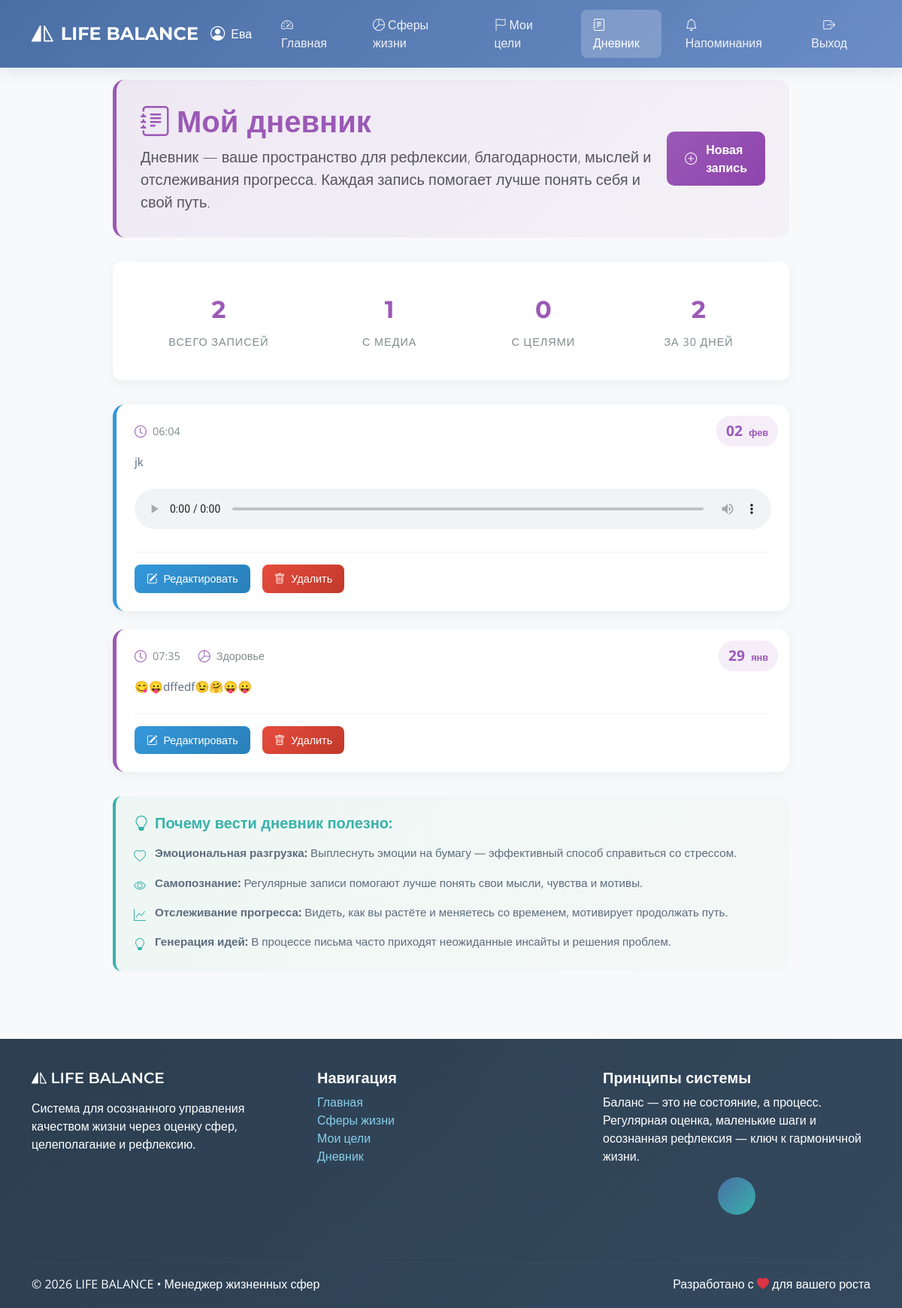
Page /diary/ (signed in) on the committed database.
### lifemanager/models.py (models this page shows, shortened)
class User(AbstractBaseUser):
    id = models.UUIDField(primary_key=True, default=uuid.uuid4, editable=False)
    name = models.CharField(max_length=100, null=False, blank=False)
    email = models.EmailField(max_length=255, unique=True, null=False, blank=False)
    created_at = models.DateTimeField(auto_now_add=True)
    is_active = models.BooleanField(default=True)
    is_admin = models.BooleanField(default=False)
    objects = UserManager()
    USERNAME_FIELD = 'email'
    REQUIRED_FIELDS = ['name']

class DiaryEntry(models.Model):
    id = models.UUIDField(primary_key=True, default=uuid.uuid4, editable=False)
    text = models.TextField(null=False, blank=False)
    created_at = models.DateTimeField(auto_now_add=True)
    user = models.ForeignKey(User, on_delete=models.CASCADE)
    sphere = models.ForeignKey(LifeSphere, on_delete=models.SET_NULL, null=True, blank=True)
    goal = models.ForeignKey(Goal, on_delete=models.SET_NULL, null=True, blank=True)
    media_file = models.FileField(upload_to='diary_media/', null=True, blank=True)
    emoji = models.CharField(
        max_length=10,
        blank=True,
        default='',
        verbose_name="Смайлик"
    )
    class Meta:
        verbose_name = "Запись в дневнике"
        verbose_name_plural = "Записи в дневнике"

class LifeSphere(models.Model):
    id = models.UUIDField(primary_key=True, default=uuid.uuid4, editable=False)
    title = models.CharField(max_length=50, unique=True, null=False, blank=False)
    description = models.TextField(null=True, blank=True)

### lifemanager/views.py (the view)
# urls.py: path('diary/', views.diary_list, name='diary_list'),
@login_required
def diary_list(request):
    entries = DiaryEntry.objects.filter(user=request.user) \
        .select_related('sphere', 'goal') \
        .order_by('-created_at')
    total_count = entries.count()
    with_media_count = entries.exclude(media_file='').count()
    with_goal_count = entries.exclude(goal=None).count()
    thirty_days_ago = timezone.now() - timedelta(days=30)
    last_30_days = entries.filter(created_at__gte=thirty_days_ago).count()
    return render(request, 'diary/diary_list.html', {
        'entries': entries,
        'total_count': total_count,
        'with_media_count': with_media_count,
        'with_goal_count': with_goal_count,
        'last_30_days': last_30_days,
    })

### lifemanager/context_processors.py (called while the page is built)
def reminders(request):
    if request.user.is_authenticated:
        reminders_list = []
        for r in Reminder.objects.filter(user=request.user, is_enabled=True):
            reminder_dict = {
                'id': str(r.id),
                'type': r.type,
                'time': r.time.strftime('%H:%M') if r.time else '',
                'goal': None,
                'sphere': None,
            }
            if r.goal:
                reminder_dict['goal'] = {
                    'id': str(r.goal.id),
                    'title': r.goal.title
                }
            if r.sphere:
                reminder_dict['sphere'] = {
                    'id': str(r.sphere.id),
                    'title': r.sphere.title
                }
            reminders_list.append(reminder_dict)
        return {'active_reminders': reminders_list}
    return {'active_reminders': []}

### lifemanager/templatetags/json_extras.py (called while the page is built)
@register.filter(name='safe_json')
def safe_json(value):
    if value is None:
        return 'null'
    return mark_safe(json.dumps(value, cls=CustomJSONEncoder))

### lifemanager/templates/diary/diary_list.html (shortened to what this page needs)
{% extends 'base.html' %}
{% block content %}
<div class="diary-container fade-in">
    <div class="diary-header">
        <div class="d-flex justify-content-between align-items-center">
            <div>
                <h1 class="display-6 fw-bold mb-2" style="color: #9b59b6;">
                    <i class="bi bi-journal-text me-2"></i>Мой дневник
                </h1>
                <p class="lead mb-0 text-muted">
                    Дневник — ваше пространство для рефлексии, благодарности, мыслей и отслеживания прогресса.
                    Каждая запись помогает лучше понять себя и свой путь.
                </p>
            </div>
            <a href="{% url 'create_diary_entry' %}" class="btn-create-entry">
                <i class="bi bi-plus-circle me-1"></i> Новая запись
            </a>
        </div>
    </div>
    <div class="diary-stats">
        <div class="stat-item">
            <div class="stat-value">{{ entries|length }}</div>
            <div class="stat-label">Всего записей</div>
        </div>
        <div class="stat-item">
            <div class="stat-value">{{ with_media_count|default:0 }}</div>
            <div class="stat-label">С медиа</div>
        </div>
        <div class="stat-item">
            <div class="stat-value">{{ with_goal_count|default:0 }}</div>
            <div class="stat-label">С целями</div>
        </div>
        <div class="stat-item">
            <div class="stat-value">{{ last_30_days|default:0 }}</div>
            <div class="stat-label">За 30 дней</div>
        </div>
    </div>
    {% if entries %}
        <div class="diary-list">
            {% for entry in entries %}
            <div class="entry-card {% if entry.media_file %}with-media{% elif entry.goal %}with-goal{% endif %}">
                <div class="entry-date">
                    <span class="entry-date-number">{{ entry.created_at|date:"d" }}</span>
                    {{ entry.created_at|date:"M"|lower }}
                </div>
                <div class="entry-meta">
                    <div class="meta-item">
                        <i class="bi bi-clock meta-icon"></i>
                        <span>{{ entry.created_at|time:"H:i" }}</span>
                    </div>
                    {% if entry.sphere %}
                    <div class="meta-item">
                        <i class="bi bi-pie-chart meta-icon"></i>
                        <span>{{ entry.sphere.title }}</span>
                    </div>
                    {% endif %}
                </div>
                <div class="entry-text">
                    {{ entry.text|linebreaks }}
                </div>
                {% if entry.media_file %}
                <div class="media-container">
                    {% if entry.media_file.url|slice:"-4:"|lower in ".jpg.png.gif.jpeg" %}
                        <img src="{{ entry.media_file.url }}"
                             alt="Медиа из дневника"
                             onclick="openModal('{{ entry.media_file.url }}', 'image')">
                    {% elif entry.media_file.url|slice:"-4:"|lower == ".mp4" or entry.media_file.url|slice:"-5:"|lower == ".webm" %}
                        <video controls>
                            <source src="{{ entry.media_file.url }}" type="video/mp4">
                            Ваш браузер не поддерживает видео.
                        </video>
                    {% elif entry.media_file.url|slice:"-4:"|lower in ".mp3.ogg.wav" %}
                        <audio controls>
                            <source src="{{ entry.media_file.url }}" type="audio/mpeg">
                        </audio>
                    {% else %}
                        <a href="{{ entry.media_file.url }}"
                           target="_blank"
                           class="btn btn-outline-primary">
                            <i class="bi bi-download me-1"></i>Скачать файл
                        </a>
                    {% endif %}
                </div>
                {% endif %}
                <div class="entry-actions">
                    <a href="{% url 'edit_diary_entry' entry.id %}" class="btn-edit">
                        <i class="bi bi-pencil-square"></i> Редактировать
                    </a>
                    <a href="{% url 'delete_diary_entry' entry.id %}" class="btn-delete">
                        <i class="bi bi-trash"></i> Удалить
                    </a>
                </div>
            </div>
            {% endfor %}
        </div>
    {% endif %}
    <div class="journaling-tips">
        <h5 class="mb-3" style="color: var(--success);">
            <i class="bi bi-lightbulb me-2"></i>Почему вести дневник полезно:
        </h5>
        <div class="tip-item">
            <i class="bi bi-heart tip-icon"></i>
            <div class="tip-text">
                <strong>Эмоциональная разгрузка:</strong> Выплеснуть эмоции на бумагу — эффективный способ справиться со стрессом.
            </div>
        </div>
        <div class="tip-item">
            <i class="bi bi-eye tip-icon"></i>
            <div class="tip-text">
                <strong>Самопознание:</strong> Регулярные записи помогают лучше понять свои мысли, чувства и мотивы.
            </div>
        </div>
        <div class="tip-item">
            <i class="bi bi-graph-up tip-icon"></i>
            <div class="tip-text">
                <strong>Отслеживание прогресса:</strong> Видеть, как вы растёте и меняетесь со временем, мотивирует продолжать путь.
            </div>
        </div>
        <div class="tip-item">
            <i class="bi bi-lightbulb tip-icon"></i>
            <div class="tip-text">
                <strong>Генерация идей:</strong> В процессе письма часто приходят неожиданные инсайты и решения проблем.
            </div>
        </div>
    </div>
</div>
{% endblock %}

### lifemanager/templates/base.html (shortened to what this page needs)
{% load json_extras %}
{% load static %}
<!DOCTYPE html>
<html lang="ru">
<head>
    <link href="https://cdn.jsdelivr.net/npm/bootstrap@5.3.0/dist/css/bootstrap.min.css" rel="stylesheet">
    <link rel="stylesheet" href="https://cdn.jsdelivr.net/npm/bootstrap-icons@1.10.0/font/bootstrap-icons.css">
</head>
<body>
    <nav class="navbar navbar-expand-lg navbar-dark fixed-top">
        <div class="container">
            <a class="navbar-brand" href="{% url 'dashboard' %}">
                <i class="bi bi-symmetry-vertical"></i>
                LIFE BALANCE
            </a>
            <div class="collapse navbar-collapse" id="navbarNav">
                <ul class="navbar-nav ms-auto">
                    {% if user.is_authenticated %}
                        <li class="nav-item d-flex align-items-center">
                            <a href="{% url 'profile' %}" class="user-greeting text-decoration-none" style="color: white;">
                                <i class="bi bi-person-circle"></i>
                                {{ user.name }}
                            </a>
                        </li>
                        <li class="nav-item">
                            <a class="nav-link {% if request.resolver_match.url_name == 'dashboard' %}active{% endif %}" href="{% url 'dashboard' %}">
                                <i class="bi bi-speedometer2"></i> Главная
                            </a>
                        </li>
                        <li class="nav-item">
                            <a class="nav-link {% if request.resolver_match.url_name == 'sphere_list' %}active{% endif %}" href="{% url 'sphere_list' %}">
                                <i class="bi bi-pie-chart"></i> Сферы жизни
                            </a>
                        </li>
                        <li class="nav-item">
                            <a class="nav-link {% if request.resolver_match.url_name == 'goal_list' %}active{% endif %}" href="{% url 'goal_list' %}">
                                <i class="bi bi-flag"></i> Мои цели
                            </a>
                        </li>
                        <li class="nav-item">
                            <a class="nav-link {% if request.resolver_match.url_name == 'diary_list' %}active{% endif %}" href="{% url 'diary_list' %}">
                                <i class="bi bi-journal-text"></i> Дневник
                            </a>
                        </li>
                        <li class="nav-item">
                            <a class="nav-link {% if request.resolver_match.url_name == 'reminder_list' %}active{% endif %}" href="{% url 'reminder_list' %}">
                                <i class="bi bi-bell"></i> Напоминания
                            </a>
                         </li>
                        <li class="nav-item">
                            <a class="nav-link btn btn-outline-light btn-sm ms-2" href="{% url 'logout' %}">
                                <i class="bi bi-box-arrow-right"></i> Выход
                            </a>
                        </li>
                    {% endif %}
                </ul>
            </div>
        </div>
    </nav>
    <main class="main-container">
        <div class="container fade-in">
            {% block content %}{% endblock %}
        </div>
    </main>
    <footer class="footer">
        <div class="container">
            <div class="row">
                <div class="col-md-4 mb-4">
                    <h5><i class="bi bi-symmetry-vertical"></i> LIFE BALANCE</h5>
                    <p class="mt-3">Система для осознанного управления качеством жизни через оценку сфер, целеполагание и рефлексию.</p>
                </div>
                <div class="col-md-4 mb-4">
                    <h5>Навигация</h5>
                    <ul class="list-unstyled">
                        <li><a href="{% url 'dashboard' %}">Главная</a></li>
                        <li><a href="{% url 'sphere_list' %}">Сферы жизни</a></li>
                        <li><a href="{% url 'goal_list' %}">Мои цели</a></li>
                        <li><a href="{% url 'diary_list' %}">Дневник</a></li>
                    </ul>
                </div>
                <div class="col-md-4 mb-4">
                    <h5>Принципы системы</h5>
                    <p>Баланс — это не состояние, а процесс. Регулярная оценка, маленькие шаги и осознанная рефлексия — ключ к гармоничной жизни.</p>
                    <div class="balance-icon">
                    </div>
                </div>
            </div>
            <hr class="mt-4 mb-3" style="border-color: rgba(255,255,255,0.1);">
            <div class="row">
                <div class="col-md-6">
                    <p class="mb-0">&copy; {% now "Y" %} LIFE BALANCE • Менеджер жизненных сфер</p>
                </div>
                <div class="col-md-6 text-md-end">
                    <p class="mb-0">Разработано с <i class="bi bi-heart-fill text-danger"></i> для вашего роста</p>
                </div>
            </div>
        </div>
    </footer>
</body>
</html>

### lifemanager/templates/base.html (style rules this page uses)
:root { --primary: #4A6FA5; --primary-light: #6B8CC6; --secondary: #6B8E23; --success: #38B2AC; --info: #87CEEB; --light-bg: #f8f9fa; --card-shadow: 0 8px 30px rgba(74, 111, 165, 0.08); --transition: all 0.3s ease; }
body { font-family: 'Open Sans', sans-serif; color: #212529; background-color: var(--light-bg); padding-top: 76px; }
h1, h2, h3, h4, h5, h6, .navbar-brand { font-family: 'Montserrat', sans-serif; font-weight: 600; }
.navbar { background: linear-gradient(135deg, var(--primary) 0%, var(--primary-light) 100%); box-shadow: 0 4px 20px rgba(74, 111, 165, 0.15); padding: 0.8rem 0; }
.navbar-brand { font-weight: 700; font-size: 1.5rem; color: white !important; display: flex; align-items: center; }
.navbar-brand i { margin-right: 10px; font-size: 1.8rem; }
.navbar-nav .nav-link { color: rgba(255, 255, 255, 0.9) !important; font-weight: 500; margin: 0 8px; padding: 8px 16px !important; border-radius: 8px; transition: var(--transition); }
.navbar-nav .nav-link.active { background-color: rgba(255, 255, 255, 0.2); color: white !important; }
.user-greeting { color: white; font-weight: 500; margin-right: 15px; display: flex; align-items: center; }
.user-greeting i { margin-right: 8px; font-size: 1.2rem; }
.main-container { min-height: calc(100vh - 180px); padding: 30px 0; }
.footer { background: linear-gradient(135deg, #2c3e50 0%, #34495e 100%); color: white; padding: 40px 0 20px; margin-top: 60px; }
.footer a { color: var(--info); text-decoration: none; transition: var(--transition); }
.balance-icon { width: 50px; height: 50px; background: linear-gradient(135deg, var(--primary) 0%, var(--success) 100%); border-radius: 50%; display: flex; align-items: center; justify-content: center; color: white; font-size: 1.5rem; margin: 0 auto 15px; }
.fade-in { animation: fadeIn 0.5s ease-out; }

### rows in the picture
User: name "Ева"
DiaryEntry: created_at "02", created_at "фев", created_at "06:04", text "jk"
DiaryEntry: created_at "29", created_at "янв", created_at "07:35", sphere "Здоровье", text "😋😛dffedf😉🤗😛😛"

### other values in the picture
{{ entries|length }} "2"
{{ with_media_count|default:0 }} "1"
{{ with_goal_count|default:0 }} "0"
{{ last_30_days|default:0 }} "2"
